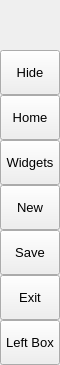
        <widget class="QFrame" name="leftMenuBg">
         <property name="minimumSize">
          <size>
           <width>60</width>
           <height>0</height>
          </size>
         </property>
         <property name="maximumSize">
          <size>
           <width>60</width>
           <height>16777215</height>
          </size>
         </property>
         <property name="frameShape">
          <enum>QFrame::NoFrame</enum>
         </property>
         <property name="frameShadow">
          <enum>QFrame::Raised</enum>
         </property>
         <layout class="QVBoxLayout" name="verticalLayout_3">
          <property name="spacing">
           <number>0</number>
          </property>
          <property name="margin">
           <number>0</number>
          </property>
          <item>
           <widget class="QFrame" name="topLogoInfo">
            <property name="minimumSize">
             <size>
              <width>0</width>
              <height>50</height>
             </size>
            </property>
            <property name="maximumSize">
             <size>
              <width>16777215</width>
              <height>50</height>
             </size>
            </property>
            <property name="frameShape">
             <enum>QFrame::NoFrame</enum>
            </property>
            <property name="frameShadow">
             <enum>QFrame::Raised</enum>
            </property>
            <widget class="QFrame" name="topLogo">
             <property name="geometry">
              <rect>
               <x>10</x>
               <y>5</y>
               <width>42</width>
               <height>42</height>
              </rect>
             </property>
             <property name="minimumSize">
              <size>
               <width>42</width>
               <height>42</height>
              </size>
             </property>
             <property name="maximumSize">
              <size>
               <width>42</width>
               <height>42</height>
              </size>
             </property>
             <property name="frameShape">
              <enum>QFrame::NoFrame</enum>
             </property>
             <property name="frameShadow">
              <enum>QFrame::Raised</enum>
             </property>
            </widget>
            <widget class="QLabel" name="titleLeftApp">
             <property name="geometry">
              <rect>
               <x>70</x>
               <y>8</y>
               <width>160</width>
               <height>20</height>
              </rect>
             </property>
             <property name="font">
              <font>
               <family>Segoe UI Semibold</family>
               <pointsize>12</pointsize>
               <weight>7</weight>
               <italic>false</italic>
               <bold>false</bold>
              </font>
             </property>
             <property name="text">
              <string>PyDracula</string>
             </property>
             <property name="alignment">
              <set>Qt::AlignLeading|Qt::AlignLeft|Qt::AlignTop</set>
             </property>
            </widget>
            <widget class="QLabel" name="titleLeftDescription">
             <property name="geometry">
              <rect>
               <x>70</x>
               <y>27</y>
               <width>160</width>
               <height>16</height>
              </rect>
             </property>
             <property name="maximumSize">
              <size>
               <width>16777215</width>
               <height>16</height>
              </size>
             </property>
             <property name="font">
              <font>
               <family>Segoe UI</family>
               <pointsize>8</pointsize>
               <weight>50</weight>
               <italic>false</italic>
               <bold>false</bold>
              </font>
             </property>
             <property name="text">
              <string>Modern GUI / Flat Style</string>
             </property>
             <property name="alignment">
              <set>Qt::AlignLeading|Qt::AlignLeft|Qt::AlignTop</set>
             </property>
            </widget>
           </widget>
          </item>
          <item>
           <widget class="QFrame" name="leftMenuFrame">
            <property name="frameShape">
             <enum>QFrame::NoFrame</enum>
            </property>
            <property name="frameShadow">
             <enum>QFrame::Raised</enum>
            </property>
            <layout class="QVBoxLayout" name="verticalMenuLayout">
             <property name="spacing">
              <number>0</number>
             </property>
             <property name="margin">
              <number>0</number>
             </property>
             <item>
              <widget class="QFrame" name="toggleBox">
               <property name="maximumSize">
                <size>
                 <width>16777215</width>
                 <height>45</height>
                </size>
               </property>
               <property name="frameShape">
                <enum>QFrame::NoFrame</enum>
               </property>
               <property name="frameShadow">
                <enum>QFrame::Raised</enum>
               </property>
               <layout class="QVBoxLayout" name="verticalLayout_4">
                <property name="spacing">
                 <number>0</number>
                </property>
                <property name="margin">
                 <number>0</number>
                </property>
                <item>
                 <widget class="QPushButton" name="toggleButton">
                  <property name="sizePolicy">
                   <sizepolicy hsizetype="Expanding" vsizetype="Fixed">
                    <horstretch>0</horstretch>
                    <verstretch>0</verstretch>
                   </sizepolicy>
                  </property>
                  <property name="minimumSize">
                   <size>
                    <width>0</width>
                    <height>45</height>
                   </size>
                  </property>
                  <property name="font">
                   <font>
                    <family>Segoe UI</family>
                    <pointsize>10</pointsize>
                    <weight>50</weight>
                    <italic>false</italic>
                    <bold>false</bold>
                   </font>
                  </property>
                  <property name="cursor">
                   <cursorShape>PointingHandCursor</cursorShape>
                  </property>
                  <property name="layoutDirection">
                   <enum>Qt::LeftToRight</enum>
                  </property>
                  <property name="styleSheet">
                   <string notr="true">background-image: url(:/icons/images/icons/icon_menu.png);</string>
                  </property>
                  <property name="text">
                   <string>Hide</string>
                  </property>
                 </widget>
                </item>
               </layout>
              </widget>
             </item>
             <item alignment="Qt::AlignTop">
              <widget class="QFrame" name="topMenu">
               <property name="frameShape">
                <enum>QFrame::NoFrame</enum>
               </property>
               <property name="frameShadow">
                <enum>QFrame::Raised</enum>
               </property>
               <layout class="QVBoxLayout" name="verticalLayout_8">
                <property name="spacing">
                 <number>0</number>
                </property>
                <property name="margin">
                 <number>0</number>
                </property>
                <item>
                 <widget class="QPushButton" name="btn_home">
                  <property name="sizePolicy">
                   <sizepolicy hsizetype="Expanding" vsizetype="Fixed">
                    <horstretch>0</horstretch>
                    <verstretch>0</verstretch>
                   </sizepolicy>
                  </property>
                  <property name="minimumSize">
                   <size>
                    <width>0</width>
                    <height>45</height>
                   </size>
                  </property>
                  <property name="font">
                   <font>
                    <family>Segoe UI</family>
                    <pointsize>10</pointsize>
                    <weight>50</weight>
                    <italic>false</italic>
                    <bold>false</bold>
                   </font>
                  </property>
                  <property name="cursor">
                   <cursorShape>PointingHandCursor</cursorShape>
                  </property>
                  <property name="layoutDirection">
                   <enum>Qt::LeftToRight</enum>
                  </property>
                  <property name="styleSheet">
                   <string notr="true">background-image: url(:/icons/images/icons/cil-home.png);</string>
                  </property>
                  <property name="text">
                   <string>Home</string>
                  </property>
                 </widget>
                </item>
                <item>
                 <widget class="QPushButton" name="btn_widgets">
                  <property name="sizePolicy">
                   <sizepolicy hsizetype="Expanding" vsizetype="Fixed">
                    <horstretch>0</horstretch>
                    <verstretch>0</verstretch>
                   </sizepolicy>
                  </property>
                  <property name="minimumSize">
                   <size>
                    <width>0</width>
                    <height>45</height>
                   </size>
                  </property>
                  <property name="font">
                   <font>
                    <family>Segoe UI</family>
                    <pointsize>10</pointsize>
                    <weight>50</weight>
                    <italic>false</italic>
                    <bold>false</bold>
                   </font>
                  </property>
                  <property name="cursor">
                   <cursorShape>PointingHandCursor</cursorShape>
                  </property>
                  <property name="layoutDirection">
                   <enum>Qt::LeftToRight</enum>
                  </property>
                  <property name="styleSheet">
                   <string notr="true">background-image: url(:/icons/images/icons/cil-gamepad.png);</string>
                  </property>
                  <property name="text">
                   <string>Widgets</string>
                  </property>
                 </widget>
                </item>
                <item>
                 <widget class="QPushButton" name="btn_new">
                  <property name="sizePolicy">
                   <sizepolicy hsizetype="Expanding" vsizetype="Fixed">
                    <horstretch>0</horstretch>
                    <verstretch>0</verstretch>
                   </sizepolicy>
                  </property>
                  <property name="minimumSize">
                   <size>
                    <width>0</width>
                    <height>45</height>
                   </size>
                  </property>
                  <property name="font">
                   <font>
                    <family>Segoe UI</family>
                    <pointsize>10</pointsize>
                    <weight>50</weight>
                    <italic>false</italic>
                    <bold>false</bold>
                   </font>
                  </property>
                  <property name="cursor">
                   <cursorShape>PointingHandCursor</cursorShape>
                  </property>
                  <property name="layoutDirection">
                   <enum>Qt::LeftToRight</enum>
                  </property>
                  <property name="styleSheet">
                   <string notr="true">background-image: url(:/icons/images/icons/cil-file.png);</string>
                  </property>
                  <property name="text">
                   <string>New</string>
                  </property>
                 </widget>
                </item>
                <item>
                 <widget class="QPushButton" name="btn_save">
                  <property name="sizePolicy">
                   <sizepolicy hsizetype="Expanding" vsizetype="Fixed">
                    <horstretch>0</horstretch>
                    <verstretch>0</verstretch>
                   </sizepolicy>
                  </property>
                  <property name="minimumSize">
                   <size>
                    <width>0</width>
                    <height>45</height>
                   </size>
                  </property>
                  <property name="font">
                   <font>
                    <family>Segoe UI</family>
                    <pointsize>10</pointsize>
                    <weight>50</weight>
                    <italic>false</italic>
                    <bold>false</bold>
                   </font>
                  </property>
                  <property name="cursor">
                   <cursorShape>PointingHandCursor</cursorShape>
                  </property>
                  <property name="layoutDirection">
                   <enum>Qt::LeftToRight</enum>
                  </property>
                  <property name="styleSheet">
                   <string notr="true">background-image: url(:/icons/images/icons/cil-save.png)</string>
                  </property>
                  <property name="text">
                   <string>Save</string>
                  </property>
                 </widget>
                </item>
                <item>
                 <widget class="QPushButton" name="btn_exit">
                  <property name="sizePolicy">
                   <sizepolicy hsizetype="Expanding" vsizetype="Fixed">
                    <horstretch>0</horstretch>
                    <verstretch>0</verstretch>
                   </sizepolicy>
                  </property>
                  <property name="minimumSize">
                   <size>
                    <width>0</width>
                    <height>45</height>
                   </size>
                  </property>
                  <property name="font">
                   <font>
                    <family>Segoe UI</family>
                    <pointsize>10</pointsize>
                    <weight>50</weight>
                    <italic>false</italic>
                    <bold>false</bold>
                   </font>
                  </property>
                  <property name="cursor">
                   <cursorShape>PointingHandCursor</cursorShape>
                  </property>
                  <property name="layoutDirection">
                   <enum>Qt::LeftToRight</enum>
                  </property>
                  <property name="styleSheet">
                   <string notr="true">background-image: url(:/icons/images/icons/cil-x.png);</string>
                  </property>
                  <property name="text">
                   <string>Exit</string>
                  </property>
                 </widget>
                </item>
               </layout>
              </widget>
             </item>
             <item alignment="Qt::AlignBottom">
              <widget class="QFrame" name="bottomMenu">
               <property name="frameShape">
                <enum>QFrame::NoFrame</enum>
               </property>
               <property name="frameShadow">
                <enum>QFrame::Raised</enum>
               </property>
               <layout class="QVBoxLayout" name="verticalLayout_9">
                <property name="spacing">
                 <number>0</number>
                </property>
                <property name="margin">
                 <number>0</number>
                </property>
                <item>
                 <widget class="QPushButton" name="toggleLeftBox">
                  <property name="sizePolicy">
                   <sizepolicy hsizetype="Expanding" vsizetype="Fixed">
                    <horstretch>0</horstretch>
                    <verstretch>0</verstretch>
                   </sizepolicy>
                  </property>
                  <property name="minimumSize">
                   <size>
                    <width>0</width>
                    <height>45</height>
                   </size>
                  </property>
                  <property name="font">
                   <font>
                    <family>Segoe UI</family>
                    <pointsize>10</pointsize>
                    <weight>50</weight>
                    <italic>false</italic>
                    <bold>false</bold>
                   </font>
                  </property>
                  <property name="cursor">
                   <cursorShape>PointingHandCursor</cursorShape>
                  </property>
                  <property name="layoutDirection">
                   <enum>Qt::LeftToRight</enum>
                  </property>
                  <property name="styleSheet">
                   <string notr="true">background-image: url(:/icons/images/icons/icon_settings.png);</string>
                  </property>
                  <property name="text">
                   <string>Left Box</string>
                  </property>
                 </widget>
                </item>
               </layout>
              </widget>
             </item>
            </layout>
           </widget>
          </item>
         </layout>
        </widget>
